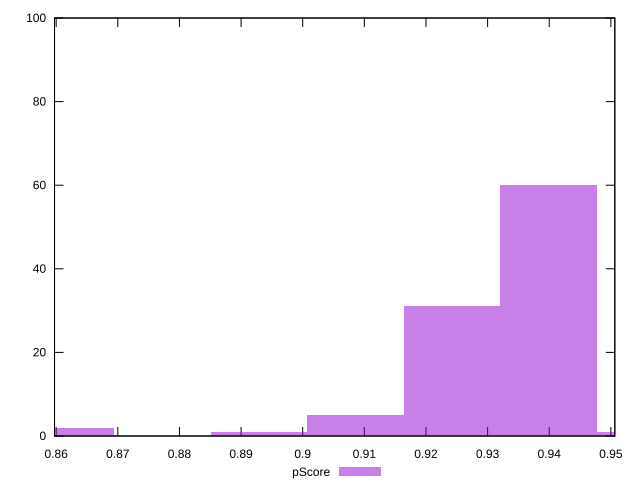

Recreate this plot in gnuplot.
reset

$pScore <<EOF
0.9399160998193705 60
0.9242508314890476 31
0.892920294828402 1
0.9085855631587249 5
0.8615897581677563 2
0.9555813681496933 1
EOF

set key outside below
set boxwidth 0.01566526833032284
set xrange [0.8597347878819461:0.9506412147781509]
set yrange [0:100]
set trange [0:100]
set style fill transparent solid 0.5 noborder
set terminal svg size 640, 490 enhanced background rgb 'white'
set output "reprap/bootup-time/samples/pages+cached+noexternal/pScore/histogram.svg"

plot $pScore title "pScore" with boxes

reset
